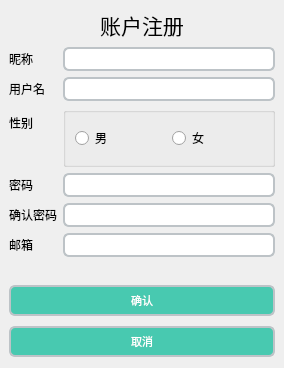
<?xml version="1.0" encoding="UTF-8"?>
<ui version="4.0">
 <class>RegisterMain</class>
 <widget class="QMainWindow" name="RegisterMain">
  <property name="geometry">
   <rect>
    <x>0</x>
    <y>0</y>
    <width>284</width>
    <height>368</height>
   </rect>
  </property>
  <property name="windowTitle">
   <string>MainWindow</string>
  </property>
  <widget class="QWidget" name="centralwidget">
   <layout class="QVBoxLayout" name="verticalLayout_2">
    <item>
     <layout class="QVBoxLayout" name="verticalLayout">
      <item>
       <widget class="QLabel" name="titleLable">
        <property name="font">
         <font>
          <family>黑体</family>
          <pointsize>16</pointsize>
         </font>
        </property>
        <property name="text">
         <string>账户注册</string>
        </property>
        <property name="textFormat">
         <enum>Qt::AutoText</enum>
        </property>
        <property name="alignment">
         <set>Qt::AlignCenter</set>
        </property>
       </widget>
      </item>
      <item>
       <layout class="QFormLayout" name="formLayout">
        <item row="4" column="0">
         <widget class="QLabel" name="passWordLable">
          <property name="text">
           <string>密码</string>
          </property>
         </widget>
        </item>
        <item row="5" column="0">
         <widget class="QLabel" name="checkPassWordLable">
          <property name="text">
           <string>确认密码</string>
          </property>
         </widget>
        </item>
        <item row="6" column="0">
         <widget class="QLabel" name="emailLable">
          <property name="text">
           <string>邮箱</string>
          </property>
         </widget>
        </item>
        <item row="4" column="1">
         <widget class="QLineEdit" name="passWordLineEdit">
          <property name="styleSheet">
           <string notr="true">border: 2px solid #bdc3c7;
color: #34495e;
font-family: &quot;Lato&quot;, Helvetica, Arial, sans-serif;
font-size: 15px;
border-radius: 6px;
box-shadow: none;
background-color: #fff;
background-clip: padding-box;
display: block;
width: 100%;
text-align: left;
max-height: 50px</string>
          </property>
         </widget>
        </item>
        <item row="5" column="1">
         <widget class="QLineEdit" name="checkPassWordLineEdit">
          <property name="styleSheet">
           <string notr="true">border: 2px solid #bdc3c7;
color: #34495e;
font-family: &quot;Lato&quot;, Helvetica, Arial, sans-serif;
font-size: 15px;
border-radius: 6px;
box-shadow: none;
background-color: #fff;
background-clip: padding-box;
display: block;
width: 100%;
text-align: left;
max-height: 50px</string>
          </property>
         </widget>
        </item>
        <item row="6" column="1">
         <widget class="QLineEdit" name="emailLineEdit">
          <property name="styleSheet">
           <string notr="true">border: 2px solid #bdc3c7;
color: #34495e;
font-family: &quot;Lato&quot;, Helvetica, Arial, sans-serif;
font-size: 15px;
border-radius: 6px;
box-shadow: none;
background-color: #fff;
background-clip: padding-box;
display: block;
width: 100%;
text-align: left;
max-height: 50px</string>
          </property>
         </widget>
        </item>
        <item row="7" column="1">
         <widget class="QLabel" name="statusLable">
          <property name="frameShape">
           <enum>QFrame::NoFrame</enum>
          </property>
          <property name="text">
           <string/>
          </property>
         </widget>
        </item>
        <item row="0" column="1">
         <widget class="QLineEdit" name="nickNameLineEdit">
          <property name="styleSheet">
           <string notr="true">border: 2px solid #bdc3c7;
color: #34495e;
font-family: &quot;Lato&quot;, Helvetica, Arial, sans-serif;
font-size: 15px;
border-radius: 6px;
box-shadow: none;
background-color: #fff;
background-clip: padding-box;
display: block;
width: 100%;
text-align: left;
max-height: 50px</string>
          </property>
         </widget>
        </item>
        <item row="0" column="0">
         <widget class="QLabel" name="nickNameLable">
          <property name="text">
           <string>昵称</string>
          </property>
         </widget>
        </item>
        <item row="1" column="0">
         <widget class="QLabel" name="userNameLable">
          <property name="text">
           <string>用户名</string>
          </property>
         </widget>
        </item>
        <item row="1" column="1">
         <widget class="QLineEdit" name="userNameLineEdit">
          <property name="styleSheet">
           <string notr="true">border: 2px solid #bdc3c7;
color: #34495e;
font-family: &quot;Lato&quot;, Helvetica, Arial, sans-serif;
font-size: 15px;
border-radius: 6px;
box-shadow: none;
background-color: #fff;
background-clip: padding-box;
display: block;
width: 100%;
text-align: left;
max-height: 50px</string>
          </property>
         </widget>
        </item>
        <item row="2" column="1">
         <widget class="QGroupBox" name="groupBox">
          <property name="minimumSize">
           <size>
            <width>50</width>
            <height>60</height>
           </size>
          </property>
          <property name="title">
           <string/>
          </property>
          <property name="alignment">
           <set>Qt::AlignCenter</set>
          </property>
          <property name="flat">
           <bool>false</bool>
          </property>
          <property name="checkable">
           <bool>false</bool>
          </property>
          <layout class="QHBoxLayout" name="horizontalLayout">
           <item>
            <widget class="QRadioButton" name="maleRadio">
             <property name="text">
              <string>男</string>
             </property>
            </widget>
           </item>
           <item>
            <widget class="QRadioButton" name="famaleRadio">
             <property name="text">
              <string>女</string>
             </property>
            </widget>
           </item>
          </layout>
         </widget>
        </item>
        <item row="2" column="0">
         <widget class="QLabel" name="sexCheckBox">
          <property name="text">
           <string>性别</string>
          </property>
          <property name="alignment">
           <set>Qt::AlignLeading|Qt::AlignLeft|Qt::AlignVCenter</set>
          </property>
         </widget>
        </item>
       </layout>
      </item>
      <item>
       <widget class="QPushButton" name="OkBtn">
        <property name="styleSheet">
         <string notr="true">color: white;
background-color: #48c9b0;
border-color: #48c9b0;
font-size: 17px;
border-radius: 6px;
font-weight: normal;
border: none;
border: 2px solid #bdc3c7;
display: block;
width: 100%;
float: left;
margin: 2px 0 2px;
font: 9pt &quot;黑体&quot;;
font-size: 11px;
padding-top: 5px;
padding-bottom: 5px;</string>
        </property>
        <property name="text">
         <string>确认</string>
        </property>
       </widget>
      </item>
      <item>
       <widget class="QPushButton" name="CancelBtn">
        <property name="styleSheet">
         <string notr="true">color: white;
background-color: #48c9b0;
border-color: #48c9b0;
font-size: 17px;
border-radius: 6px;
font-weight: normal;
border: none;
border: 2px solid #bdc3c7;
display: block;
width: 100%;
float: left;
margin: 2px 0 2px;
font: 9pt &quot;黑体&quot;;
font-size: 11px;
padding-top: 5px;
padding-bottom: 5px;</string>
        </property>
        <property name="text">
         <string>取消</string>
        </property>
       </widget>
      </item>
     </layout>
    </item>
   </layout>
  </widget>
 </widget>
 <resources/>
 <connections/>
</ui>
